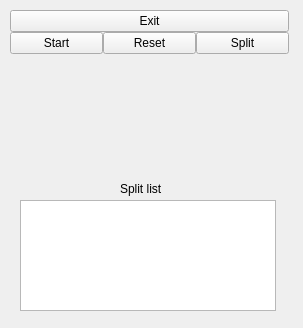
<?xml version="1.0" encoding="UTF-8"?>
<ui version="4.0">
 <class>Cronometro</class>
 <widget class="QWidget" name="Cronometro">
  <property name="geometry">
   <rect>
    <x>0</x>
    <y>0</y>
    <width>303</width>
    <height>328</height>
   </rect>
  </property>
  <property name="minimumSize">
   <size>
    <width>303</width>
    <height>328</height>
   </size>
  </property>
  <property name="maximumSize">
   <size>
    <width>305</width>
    <height>328</height>
   </size>
  </property>
  <property name="windowTitle">
   <string>Cronometro</string>
  </property>
  <property name="windowIcon">
   <iconset>
    <normaloff>img/icon.png</normaloff>img/icon.png</iconset>
  </property>
  <widget class="QWidget" name="layoutWidget">
   <property name="geometry">
    <rect>
     <x>10</x>
     <y>10</y>
     <width>279</width>
     <height>157</height>
    </rect>
   </property>
   <layout class="QVBoxLayout" name="verticalLayout">
    <property name="spacing">
     <number>0</number>
    </property>
    <property name="leftMargin">
     <number>0</number>
    </property>
    <item>
     <widget class="QPushButton" name="btnExit">
      <property name="text">
       <string>Exit</string>
      </property>
     </widget>
    </item>
    <item>
     <layout class="QHBoxLayout" name="horizontalLayout">
      <item>
       <widget class="QPushButton" name="btnStart">
        <property name="text">
         <string>Start</string>
        </property>
       </widget>
      </item>
      <item>
       <widget class="QPushButton" name="btnReset">
        <property name="text">
         <string>Reset</string>
        </property>
       </widget>
      </item>
      <item>
       <widget class="QPushButton" name="btnSplit">
        <property name="text">
         <string>Split</string>
        </property>
       </widget>
      </item>
     </layout>
    </item>
    <item>
     <widget class="QLabel" name="label">
      <property name="font">
       <font>
        <pointsize>51</pointsize>
        <weight>75</weight>
        <bold>true</bold>
       </font>
      </property>
      <property name="text">
       <string/>
      </property>
     </widget>
    </item>
   </layout>
  </widget>
  <widget class="QListWidget" name="list_split">
   <property name="geometry">
    <rect>
     <x>20</x>
     <y>200</y>
     <width>256</width>
     <height>111</height>
    </rect>
   </property>
  </widget>
  <widget class="QLabel" name="label_2">
   <property name="geometry">
    <rect>
     <x>120</x>
     <y>180</y>
     <width>66</width>
     <height>17</height>
    </rect>
   </property>
   <property name="text">
    <string>Split list</string>
   </property>
  </widget>
 </widget>
 <resources/>
 <connections/>
</ui>
